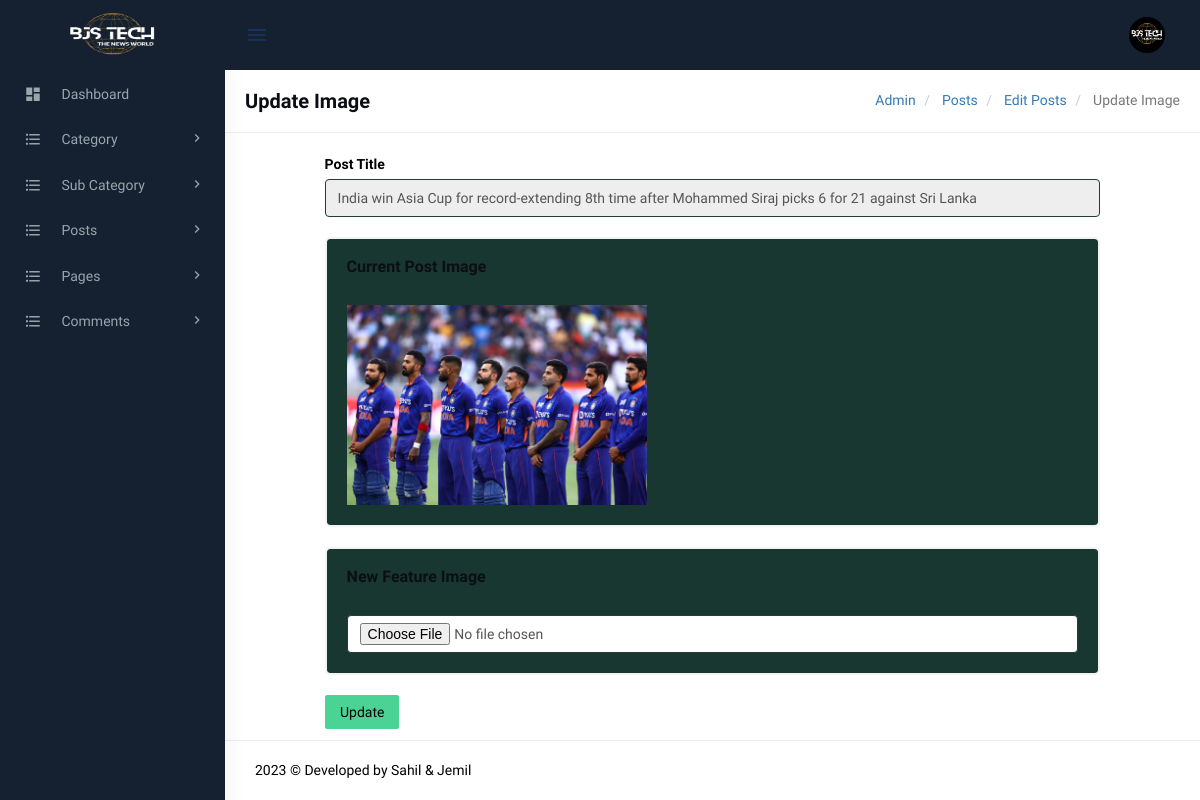
The page /admin/change-image.php?pid=1 (signed in) on the database its author committed.
### tables this page shows
CREATE TABLE `tblposts` (
  `id` int(11) NOT NULL,
  `PostTitle` longtext DEFAULT NULL,
  `CategoryId` int(11) DEFAULT NULL,
  `SubCategoryId` int(11) DEFAULT NULL,
  `PostDetails` longtext DEFAULT NULL,
  `PostingDate` timestamp NULL DEFAULT current_timestamp(),
  `UpdationDate` timestamp NULL DEFAULT NULL ON UPDATE current_timestamp(),
  `Is_Active` int(1) DEFAULT NULL,
  `PostUrl` mediumtext DEFAULT NULL,
  `PostImage` varchar(255) DEFAULT NULL
);

### admin/change-image.php (the view, shortened to what this page needs)
<?php
include('includes/config.php');
if(strlen($_SESSION['login'])==0)
  {
header('location:index.php');
}
else{
?>
<!DOCTYPE html>
<html lang="en">
    <head>
        <link href="../plugins/summernote/summernote.css" rel="stylesheet" />
        <link href="../plugins/select2/css/select2.min.css" rel="stylesheet" type="text/css" />
        <link href="../plugins/jquery.filer/css/jquery.filer.css" rel="stylesheet" />
        <link href="../plugins/jquery.filer/css/themes/jquery.filer-dragdropbox-theme.css" rel="stylesheet" />
        <link href="assets/css/bootstrap.min.css" rel="stylesheet" type="text/css" />
        <link href="assets/css/core.css" rel="stylesheet" type="text/css" />
        <link href="assets/css/components.css" rel="stylesheet" type="text/css" />
        <link href="assets/css/icons.css" rel="stylesheet" type="text/css" />
        <link href="assets/css/pages.css" rel="stylesheet" type="text/css" />
        <link href="assets/css/menu.css" rel="stylesheet" type="text/css" />
        <link href="assets/css/responsive.css" rel="stylesheet" type="text/css" />
		<link rel="stylesheet" href="../plugins/switchery/switchery.min.css">
    </head>
    <body class="fixed-left">
        <div id="wrapper">
           <?php include('includes/topheader.php');?>
             <?php include('includes/leftsidebar.php');?>
            <div class="content-page">
                <div class="content">
                    <div class="container">
                        <div class="row">
							<div class="col-xs-12">
								<div class="page-title-box">
                                    <h4 class="page-title">Update Image </h4>
                                    <ol class="breadcrumb p-0 m-0">
                                        <li>
                                            <a href="#">Admin</a>
                                        </li>
                                        <li>
                                            <a href="#"> Posts </a>
                                        </li>
                                           <li>
                                            <a href="#"> Edit Posts </a>
                                        </li>
                                        <li class="active">
                                           Update Image
                                        </li>
                                    </ol>
                                    <div class="clearfix"></div>
                                </div>
							</div>
						</div>
<div class="row">
<div class="col-sm-6">
</div>
</div>
<form name="addpost" method="post" enctype="multipart/form-data">
<?php
$postid=intval($_GET['pid']);
$query=mysqli_query($con,"select PostImage,PostTitle from tblposts where id='$postid' and Is_Active=1 ");
while($row=mysqli_fetch_array($query))
{
?>
                        <div class="row">
                            <div class="col-md-10 col-md-offset-1">
                                <div class="p-6">
                                    <div class="">
                                        <form name="addpost" method="post">
 <div class="form-group m-b-20">
<label for="exampleInputEmail1">Post Title</label>
<input type="text" class="form-control" id="posttitle" value="<?php echo htmlentities($row['PostTitle']);?>" name="posttitle"  readonly>
</div>
 <div class="row">
<div class="col-sm-12">
 <div class="card-box">
<h4 class="m-b-30 m-t-0 header-title"><b>Current Post Image</b></h4>
<img src="postimages/<?php echo htmlentities($row['PostImage']);?>" width="300"/>
<br />
</div>
</div>
</div>
<?php } ?>
<div class="row">
<div class="col-sm-12">
 <div class="card-box">
<h4 class="m-b-30 m-t-0 header-title"><b>New Feature Image</b></h4>
<input type="file" class="form-control" id="postimage" name="postimage"  required>
</div>
</div>
</div>
<button type="submit" name="update" class="btn btn-success waves-effect waves-light">Update </button>
</form>
                                    </div>
                                </div>
                            </div>
                        </div>
                    </div>
                </div>
           <?php include('includes/footer.php');?>
            </div>
        </div>
    </body>
</html>
<?php } ?>

### admin/assets/css/core.css (style rules this page uses)
body { font-family: 'Varela Round', sans-serif; margin: 0; padding-bottom: 60px; overflow-x: hidden; color: #000000; }
html { position: relative; min-height: 100%; }
.h1, .h2, .h3, .h4, .h5, .h6, h1, h2, h3, h4, h5, h6 { color: #0b0f13; font-family: 'Hind Madurai', sans-serif; margin: 10px 0; }
* { outline: none !important; }
b, strong { font-weight: 600; font-family: 'Hind Madurai', sans-serif; }
.container { width: auto; }
#wrapper { height: 100%; overflow: hidden; width: 100%; }
.p-0 { padding: 0 !important; }
.m-0 { margin: 0 !important; }
.m-t-0 { margin-top: 0 !important; }
.m-b-20 { margin-bottom: 20px !important; }
.m-b-30 { margin-bottom: 30px !important; }
.card-box { padding: 20px; border: 2px solid #f3f3f3; -webkit-border-radius: 5px; border-radius: 5px; -moz-border-radius: 5px; background-clip: padding-box; margin-bottom: 20px; background-color: #193731; }
.row { margin-right: -10px; margin-left: -10px; }
.col-lg-1, .col-lg-10, .col-lg-11, .col-lg-12, .col-lg-2, .col-lg-3, .col-lg-4, .col-lg-5, .col-lg-6, .col-lg-7, .col-lg-8, .col-lg-9, .col-md-1, .col-md-10, .col-md-11, .col-md-12, .col-md-2, .col-md-3, .col-md-4, .col-md-5, .col-md-6, .col-md-7, .col-md-8, .col-md-9, .col-sm-1, .col-sm-10, .col-sm-11, .col-sm-12, .col-sm-2, .col-sm-3, .col-sm-4, .col-sm-5, .col-sm-6, .col-sm-7, .col-sm-8, .col-sm-9, .col-xs-1, .col-xs-10, .col-xs-11, .col-xs-12, .col-xs-2, .col-xs-3, .col-xs-4, .col-xs-5, .col-xs-6, .col-xs-7, .col-xs-8, .col-xs-9 { padding-left: 10px; padding-right: 10px; }
.breadcrumb { background-color: transparent; margin-bottom: 15px; padding-top: 10px; padding-left: 0; }
.waves-effect { position: relative; cursor: pointer; display: inline-block; overflow: hidden; -webkit-user-select: none; -moz-user-select: none; -ms-user-select: none; user-select: none; -webkit-tap-highlight-color: transparent; vertical-align: middle; z-index: 1; will-change: opacity, transform; -webkit-transition: all 0.3s ease-out; -moz-transition: all 0.3s ease-out; -o-transition: all 0.3s ease-out; -ms-transition: all 0.3s ease-out; transition: all 0.3s ease-out; }

### admin/assets/css/menu.css (style rules this page uses)
.content-page { margin-left: 225px; overflow: hidden; }
.content-page .content { padding: 0 5px 10px 5px; margin-top: 70px; }
.page-title { font-size: 20px; margin-bottom: 0; margin-top: 0; font-weight: 600; }
.header-title { font-size: 16px; line-height: 16px; margin-bottom: 8px; font-weight: 600; }
.page-title-box { padding: 20px; border-bottom: 1px solid #eee; margin: 0 -20px 20px -20px; }
.page-title-box .page-title { margin-bottom: 0; float: left; }
.page-title-box .breadcrumb { float: right; background-color: transparent !important; }

### rows shown on the page
tblposts: posttitle "India win Asia Cup for record-extending 8th time after Mohammed Siraj picks 6 for 21 against Sri Lanka", PostImage (picture)
